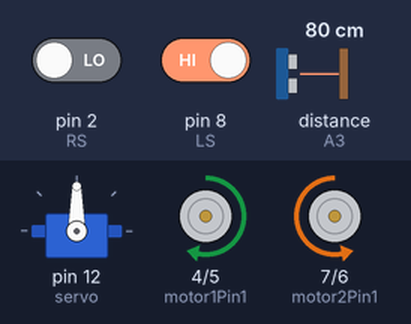
A sketch run on a simulated Arduino Uno, built with avr-gcc and run on an emulated ATmega328P. Parts: servo, motor-driver pin pairs drawn as motors (green arrow = first pin HIGH = forward, orange = second pin HIGH = backward, longer = more drive, scaled by the enable pin). Wiring (inferred from the names in the program): ultrasonic range finder: trigger A0; echo A3. The inputs (shaded band) are chosen by the test bench; at power-on: pin 8 (LS) HIGH, distance to the obstacle (sensor on A3) 80 cm, pin 2 (RS) LOW. The echo pulse lasts 58.3 µs per cm; what the sketch prints to the serial monitor is not drawn.

Above: at 0.9 s.
2.2 s: pin 8 (LS) driven LOW
At 3.2 s:
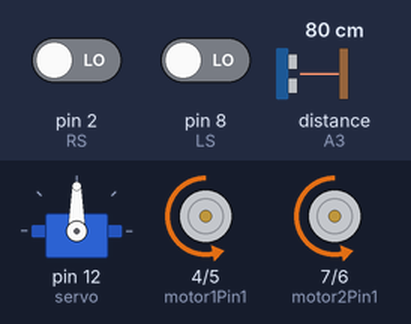
4.1 s: distance to the obstacle (sensor on A3) set to 12 cm
5.9 s: distance to the obstacle (sensor on A3) set to 9 cm
At 6.4 s:
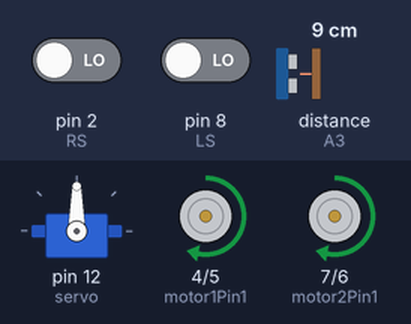
10.6 s: distance to the obstacle (sensor on A3) set to 18 cm
At 11.4 s:
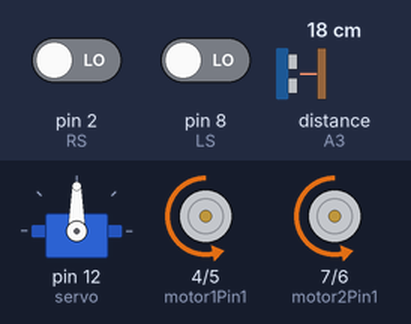
12.4 s: pin 2 (RS) driven HIGH
At 13.6 s:
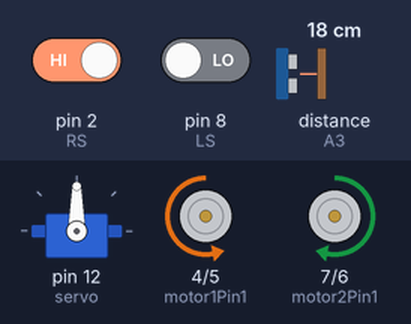
16.0 s: pin 2 (RS) driven LOW
At 16.9 s:
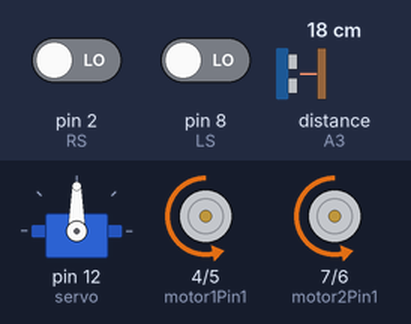
Timing chart, 0 to 18.8 s (numbered marks = the images above; inputs shaded):
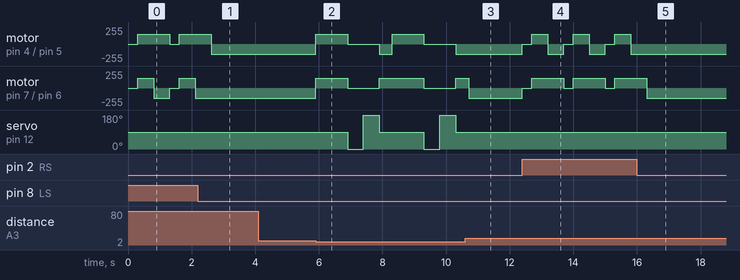

The sketch:

shield_motor_obs.ino
```cpp
#include <Wire.h>
#include <Servo.h>


#define LS 8     // left sensor
#define RS 2     // right sensor
#define MS 13     // center sensor
int IRvalueD1 = 0; //left sensor state
int IRvalueD2 = 0; //right sensor state
int IRvalueD3 = 0; //center sensor state

int trigPin = A0;
int echoPin = A3;
Servo servo;

long distance;
long duration;
int variable;
int rd;
int ld;
long ULTRASONIC();


// motor pins

// Motor A
int motor1Pin1 = 4;
int motor1Pin2 = 5;
int enable1Pin = 9;

// Motor B
int motor2Pin1 = 7;
int motor2Pin2 = 6;
int enable2Pin = 10;

void motor_function(char m_state) ;

// Setting PWM properties
const int freq = 30000;
const int pwmChannel = 0;
const int resolution = 8;
int dutyCycle = 200;

String motionState = "";


void setup() {
  // sets the pins as outputs:
  pinMode(motor1Pin1, OUTPUT);
  pinMode(motor1Pin2, OUTPUT);
  pinMode(enable1Pin, OUTPUT);
  pinMode(motor2Pin1, OUTPUT);
  pinMode(motor2Pin2, OUTPUT);
  pinMode(enable2Pin, OUTPUT);

   TCCR2B = TCCR2B & B11111000 | B00000111; // for PWM frequency of 30.64 Hz


  pinMode(trigPin, OUTPUT);
  pinMode(echoPin, INPUT);
  servo.attach(12);
  servo.write(90);

    //IR module pin Definitions
  pinMode(LS, INPUT);
  pinMode(RS, INPUT);
  pinMode(MS, INPUT);


  Serial.begin(9600);

  // testing
  Serial.print("Testing DC Motor...");
}

void loop() {
  //control speed
  //motor_function('F');
  analogWrite(enable1Pin, 150);
  analogWrite(enable2Pin, 150);
  variable = ULTRASONIC();
  IRvalueD1 = digitalRead(LS);
  IRvalueD2 = digitalRead(RS);

  if(IRvalueD2 == 1 && IRvalueD1 == 0) {
    motionState = "stop"; //Feedback parameter
    motor_function('S');
    analogWrite(enable2Pin, 0);
    analogWrite(enable1Pin, 0);
    delay(300);
    motionState = "bwd"; //Feedback parameter
    motor_function('B');
    analogWrite(enable2Pin, 150);
    analogWrite(enable1Pin, 150);
    delay(500);
    motionState = "lft"; //Feedback parameter
    motor_function('L');
    analogWrite(enable2Pin, 150);
    analogWrite(enable1Pin, 150);
    delay(500);
  }

  if(IRvalueD2 == 0 && IRvalueD1 == 1) {
    motionState = "stop"; //Feedback parameter
    motor_function('S');
    analogWrite(enable2Pin, 0);
    analogWrite(enable1Pin, 0);
    delay(300);
    motionState = "bwd"; //Feedback parameter
    motor_function('B');
    analogWrite(enable2Pin, 150);
    analogWrite(enable1Pin, 150);
    delay(500);
    motionState = "rgt"; //Feedback parameter
    motor_function('R');
    analogWrite(enable2Pin, 150);
    analogWrite(enable1Pin, 150);
    delay(500);
  }

   if(IRvalueD2 == 1 && IRvalueD1 == 1) {
    motionState = "stop"; //Feedback parameter
    motor_function('S');
    analogWrite(enable2Pin, 0);
    analogWrite(enable1Pin, 0);
    delay(300);
    motionState = "bwd"; //Feedback parameter
    motor_function('B');
    analogWrite(enable2Pin, 150);
    analogWrite(enable1Pin, 150);
    delay(1000);
    motor_function('R');
    analogWrite(enable2Pin, 150);
    analogWrite(enable1Pin, 150);
    delay(500);

  }
    if(IRvalueD2 == 0 && IRvalueD1 == 0) {
    motionState = "fwd"; //Feedback parameter
    motor_function('F');
    analogWrite(enable2Pin, 150);
    analogWrite(enable1Pin, 150);
    if (variable < 10){
     motor_function('B');
     delay(1000);

     motor_function('S');
     servo.write(0);
     rd = ULTRASONIC;
     delay(500);
     servo.write(180);
     ld = ULTRASONIC;
     delay(500);
     servo.write(90);

     if (rd > ld) {
          motionState = "rgt"; //Feedback parameter
          motor_function('R');
          delay(400);
          //motor_function('F');
          //lcd.print(F("fwd"));
     } else {
          motionState = "lft"; //Feedback parameter
          motor_function('L');
          delay(400);
          //motor_function('F');
          //lcd.print(F("fwd"));
     }
  }
   }


}

long ULTRASONIC() {
  digitalWrite(trigPin, LOW);
  delayMicroseconds(2);
  digitalWrite(trigPin, HIGH);
  delayMicroseconds(10);
  digitalWrite(trigPin, LOW);
  duration = pulseIn(echoPin, HIGH);
  distance = duration * 0.034 / 2;
  return distance;
}
```

IR.ino
```cpp
void IRModule()
{
  IRvalueD1 = digitalRead(LS);
  IRvalueD2 = digitalRead(RS);
  IRvalueD3 = digitalRead(MS);
  Serial.print("IRvalueD1: ");
  Serial.println(IRvalueD1);
  Serial.print("IRvalueD2: ");
  Serial.println(IRvalueD2);
}
```

mc.ino
```cpp
void motor_function(char m_state) {
  switch(m_state) {

    case 'S':
     digitalWrite(motor1Pin1, LOW);
     digitalWrite(motor1Pin2, LOW);
     digitalWrite(motor2Pin1, LOW);
     digitalWrite(motor2Pin2, LOW);
      break;

    case 'F':
     digitalWrite(motor1Pin1, LOW);
     digitalWrite(motor1Pin2, HIGH);
     digitalWrite(motor2Pin1, LOW);
     digitalWrite(motor2Pin2, HIGH);
      break;

    case 'B':
     digitalWrite(motor1Pin1, HIGH);
     digitalWrite(motor1Pin2, LOW);
     digitalWrite(motor2Pin1, HIGH);
     digitalWrite(motor2Pin2, LOW);
      break;

    case 'R':
     digitalWrite(motor1Pin1, HIGH);
     digitalWrite(motor1Pin2, LOW);
     digitalWrite(motor2Pin1, LOW);
     digitalWrite(motor2Pin2, HIGH);
      break;

    case 'L':
     digitalWrite(motor1Pin1, LOW);
     digitalWrite(motor1Pin2, HIGH);
     digitalWrite(motor2Pin1, HIGH);
     digitalWrite(motor2Pin2, LOW);
      break;

    default :
     digitalWrite(motor1Pin1, LOW);
     digitalWrite(motor1Pin2, LOW);
     digitalWrite(motor2Pin1, LOW);
     digitalWrite(motor2Pin2, LOW);

  }
}
```

Measured:
- the behaviour switches between 11 and 10 cm on distance to the obstacle (sensor on A3) (found by bisection; images 1 and 2)
- after the input at 2.2 s, motor on pin 7 (motor2Pin1) / pin 6 (motor2Pin2): stays backward 150/255 (without the input it goes to stopped after 0.42 s)
- after the input at 4.1 s, every drawn part: stays the same
- after the input at 10.6 s, motor on pin 4 (motor1Pin1) / pin 5 (motor1Pin2): stays backward 150/255 (without the input it goes to forward 150/255 after 0.10 s); motor on pin 7 (motor2Pin1) / pin 6 (motor2Pin2): forward 150/255 → backward 150/255 after 0.11 s; servo on pin 12 (servo): stays 90° (without the input it goes to 0° after 1.1 s)
- after the input at 12.4 s, motor on pin 4 (motor1Pin1) / pin 5 (motor1Pin2): backward 150/255 → stopped at once, then repeats every 1.3 s: forward 150/255 0.50 s, backward 150/255 0.50 s, stopped 0.30 s; motor on pin 7 (motor2Pin1) / pin 6 (motor2Pin2): alternates forward 150/255 for 1.0 s and stopped for 0.30 s, starting at once
- after the input at 16.0 s, motor on pin 4 (motor1Pin1) / pin 5 (motor1Pin2): stops changing and stays backward 150/255
